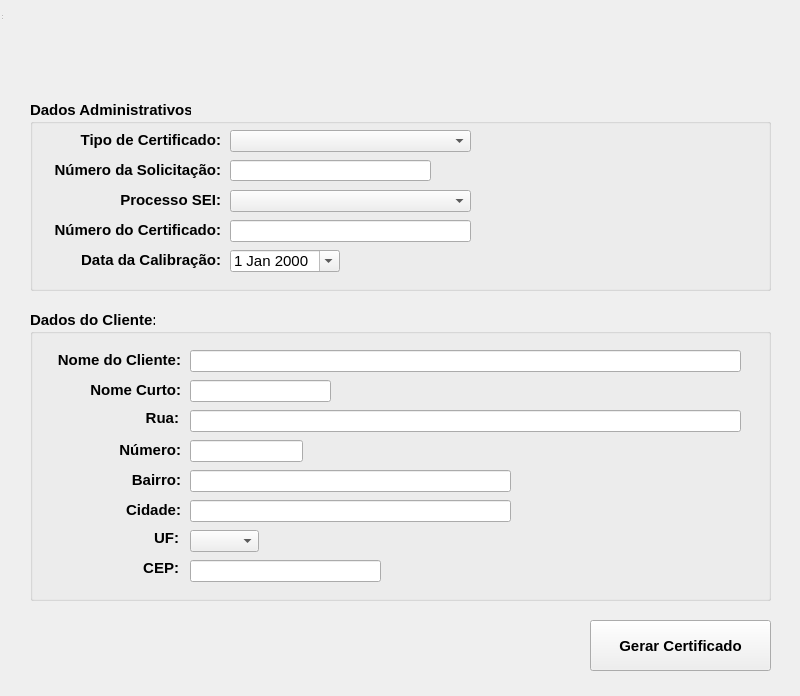
<?xml version="1.0" encoding="UTF-8"?>
<ui version="4.0">
 <class>MainWindow</class>
 <widget class="QWidget" name="MainWindow">
  <property name="geometry">
   <rect>
    <x>0</x>
    <y>0</y>
    <width>800</width>
    <height>696</height>
   </rect>
  </property>
  <property name="font">
   <font>
    <weight>50</weight>
    <bold>false</bold>
   </font>
  </property>
  <property name="windowTitle">
   <string>MainWindow</string>
  </property>
  <widget class="QWidget" name="centralwidget" native="true">
   <property name="geometry">
    <rect>
     <x>10</x>
     <y>-20</y>
     <width>801</width>
     <height>711</height>
    </rect>
   </property>
   <property name="font">
    <font>
     <pointsize>11</pointsize>
     <weight>50</weight>
     <bold>false</bold>
    </font>
   </property>
   <widget class="QGroupBox" name="groupBox">
    <property name="geometry">
     <rect>
      <x>20</x>
      <y>330</y>
      <width>741</width>
      <height>291</height>
     </rect>
    </property>
    <property name="font">
     <font>
      <pointsize>11</pointsize>
      <weight>75</weight>
      <bold>true</bold>
     </font>
    </property>
    <property name="styleSheet">
     <string notr="true">border-color: rgb(0, 0, 127);</string>
    </property>
    <property name="title">
     <string>Dados do Cliente:</string>
    </property>
    <property name="flat">
     <bool>false</bool>
    </property>
    <widget class="QLineEdit" name="lineEdit_street">
     <property name="geometry">
      <rect>
       <x>160</x>
       <y>100</y>
       <width>551</width>
       <height>22</height>
      </rect>
     </property>
    </widget>
    <widget class="QLabel" name="label_6">
     <property name="geometry">
      <rect>
       <x>100</x>
       <y>100</y>
       <width>49</width>
       <height>16</height>
      </rect>
     </property>
     <property name="font">
      <font>
       <pointsize>11</pointsize>
       <weight>75</weight>
       <bold>true</bold>
      </font>
     </property>
     <property name="text">
      <string>Rua:</string>
     </property>
     <property name="alignment">
      <set>Qt::AlignRight|Qt::AlignTrailing|Qt::AlignVCenter</set>
     </property>
    </widget>
    <widget class="QLineEdit" name="lineEdit_streetnum">
     <property name="geometry">
      <rect>
       <x>160</x>
       <y>130</y>
       <width>113</width>
       <height>22</height>
      </rect>
     </property>
    </widget>
    <widget class="QLabel" name="label_13">
     <property name="geometry">
      <rect>
       <x>70</x>
       <y>130</y>
       <width>81</width>
       <height>20</height>
      </rect>
     </property>
     <property name="font">
      <font>
       <pointsize>11</pointsize>
       <weight>75</weight>
       <bold>true</bold>
      </font>
     </property>
     <property name="text">
      <string>Número:</string>
     </property>
     <property name="alignment">
      <set>Qt::AlignRight|Qt::AlignTrailing|Qt::AlignVCenter</set>
     </property>
    </widget>
    <widget class="QLineEdit" name="lineEdit_local">
     <property name="geometry">
      <rect>
       <x>160</x>
       <y>160</y>
       <width>321</width>
       <height>22</height>
      </rect>
     </property>
    </widget>
    <widget class="QLabel" name="label_7">
     <property name="geometry">
      <rect>
       <x>90</x>
       <y>160</y>
       <width>61</width>
       <height>20</height>
      </rect>
     </property>
     <property name="font">
      <font>
       <pointsize>11</pointsize>
       <weight>75</weight>
       <bold>true</bold>
      </font>
     </property>
     <property name="text">
      <string>Bairro:</string>
     </property>
     <property name="alignment">
      <set>Qt::AlignRight|Qt::AlignTrailing|Qt::AlignVCenter</set>
     </property>
    </widget>
    <widget class="QLineEdit" name="lineEdit_city">
     <property name="geometry">
      <rect>
       <x>160</x>
       <y>190</y>
       <width>321</width>
       <height>22</height>
      </rect>
     </property>
    </widget>
    <widget class="QLabel" name="label_14">
     <property name="geometry">
      <rect>
       <x>80</x>
       <y>190</y>
       <width>71</width>
       <height>20</height>
      </rect>
     </property>
     <property name="font">
      <font>
       <pointsize>11</pointsize>
       <weight>75</weight>
       <bold>true</bold>
      </font>
     </property>
     <property name="text">
      <string>Cidade:</string>
     </property>
     <property name="alignment">
      <set>Qt::AlignRight|Qt::AlignTrailing|Qt::AlignVCenter</set>
     </property>
    </widget>
    <widget class="QLabel" name="label_9">
     <property name="geometry">
      <rect>
       <x>100</x>
       <y>220</y>
       <width>49</width>
       <height>16</height>
      </rect>
     </property>
     <property name="font">
      <font>
       <pointsize>11</pointsize>
       <weight>75</weight>
       <bold>true</bold>
      </font>
     </property>
     <property name="text">
      <string>UF:</string>
     </property>
     <property name="alignment">
      <set>Qt::AlignRight|Qt::AlignTrailing|Qt::AlignVCenter</set>
     </property>
    </widget>
    <widget class="QComboBox" name="comboBox_uf">
     <property name="geometry">
      <rect>
       <x>160</x>
       <y>220</y>
       <width>69</width>
       <height>22</height>
      </rect>
     </property>
    </widget>
    <widget class="QLineEdit" name="lineEdit_cep">
     <property name="geometry">
      <rect>
       <x>160</x>
       <y>250</y>
       <width>191</width>
       <height>22</height>
      </rect>
     </property>
    </widget>
    <widget class="QLabel" name="label_12">
     <property name="geometry">
      <rect>
       <x>100</x>
       <y>250</y>
       <width>49</width>
       <height>16</height>
      </rect>
     </property>
     <property name="font">
      <font>
       <pointsize>11</pointsize>
       <weight>75</weight>
       <bold>true</bold>
      </font>
     </property>
     <property name="text">
      <string>CEP:</string>
     </property>
     <property name="alignment">
      <set>Qt::AlignRight|Qt::AlignTrailing|Qt::AlignVCenter</set>
     </property>
    </widget>
    <widget class="QLabel" name="label_5">
     <property name="geometry">
      <rect>
       <x>40</x>
       <y>70</y>
       <width>111</width>
       <height>20</height>
      </rect>
     </property>
     <property name="font">
      <font>
       <pointsize>11</pointsize>
       <weight>75</weight>
       <bold>true</bold>
      </font>
     </property>
     <property name="layoutDirection">
      <enum>Qt::RightToLeft</enum>
     </property>
     <property name="text">
      <string>Nome Curto:</string>
     </property>
     <property name="alignment">
      <set>Qt::AlignRight|Qt::AlignTrailing|Qt::AlignVCenter</set>
     </property>
    </widget>
    <widget class="QLabel" name="label_2">
     <property name="geometry">
      <rect>
       <x>10</x>
       <y>40</y>
       <width>141</width>
       <height>20</height>
      </rect>
     </property>
     <property name="font">
      <font>
       <pointsize>11</pointsize>
       <weight>75</weight>
       <bold>true</bold>
      </font>
     </property>
     <property name="layoutDirection">
      <enum>Qt::RightToLeft</enum>
     </property>
     <property name="text">
      <string>Nome do Cliente:</string>
     </property>
     <property name="alignment">
      <set>Qt::AlignRight|Qt::AlignTrailing|Qt::AlignVCenter</set>
     </property>
    </widget>
    <widget class="QLineEdit" name="lineEdit_cn">
     <property name="geometry">
      <rect>
       <x>160</x>
       <y>40</y>
       <width>551</width>
       <height>22</height>
      </rect>
     </property>
    </widget>
    <widget class="QLineEdit" name="lineEdit_csn">
     <property name="geometry">
      <rect>
       <x>160</x>
       <y>70</y>
       <width>141</width>
       <height>22</height>
      </rect>
     </property>
    </widget>
   </widget>
   <widget class="QPushButton" name="pushButton">
    <property name="geometry">
     <rect>
      <x>580</x>
      <y>640</y>
      <width>181</width>
      <height>51</height>
     </rect>
    </property>
    <property name="font">
     <font>
      <pointsize>11</pointsize>
      <weight>75</weight>
      <bold>true</bold>
     </font>
    </property>
    <property name="text">
     <string>Gerar Certificado</string>
    </property>
   </widget>
   <widget class="QGroupBox" name="groupBox_2">
    <property name="geometry">
     <rect>
      <x>20</x>
      <y>120</y>
      <width>741</width>
      <height>191</height>
     </rect>
    </property>
    <property name="font">
     <font>
      <pointsize>11</pointsize>
      <weight>75</weight>
      <bold>true</bold>
     </font>
    </property>
    <property name="styleSheet">
     <string notr="true">border-color: rgb(0, 0, 127);</string>
    </property>
    <property name="title">
     <string>Dados Administrativos</string>
    </property>
    <widget class="QDateEdit" name="dateEdit">
     <property name="geometry">
      <rect>
       <x>200</x>
       <y>150</y>
       <width>110</width>
       <height>22</height>
      </rect>
     </property>
     <property name="font">
      <font>
       <pointsize>11</pointsize>
       <weight>50</weight>
       <bold>false</bold>
      </font>
     </property>
     <property name="styleSheet">
      <string notr="true">color: rgb(0, 0, 0);</string>
     </property>
     <property name="calendarPopup">
      <bool>true</bool>
     </property>
    </widget>
    <widget class="QLabel" name="label_11">
     <property name="geometry">
      <rect>
       <x>30</x>
       <y>150</y>
       <width>161</width>
       <height>20</height>
      </rect>
     </property>
     <property name="font">
      <font>
       <pointsize>11</pointsize>
       <weight>75</weight>
       <bold>true</bold>
      </font>
     </property>
     <property name="text">
      <string>Data da Calibração:</string>
     </property>
     <property name="alignment">
      <set>Qt::AlignRight|Qt::AlignTrailing|Qt::AlignVCenter</set>
     </property>
    </widget>
    <widget class="QLineEdit" name="lineEdit_numcert">
     <property name="geometry">
      <rect>
       <x>200</x>
       <y>120</y>
       <width>241</width>
       <height>22</height>
      </rect>
     </property>
     <property name="font">
      <font>
       <pointsize>11</pointsize>
       <weight>50</weight>
       <bold>false</bold>
      </font>
     </property>
    </widget>
    <widget class="QLabel" name="label">
     <property name="geometry">
      <rect>
       <x>10</x>
       <y>120</y>
       <width>181</width>
       <height>20</height>
      </rect>
     </property>
     <property name="font">
      <font>
       <pointsize>11</pointsize>
       <weight>75</weight>
       <bold>true</bold>
      </font>
     </property>
     <property name="text">
      <string>Número do Certificado:</string>
     </property>
     <property name="alignment">
      <set>Qt::AlignRight|Qt::AlignTrailing|Qt::AlignVCenter</set>
     </property>
    </widget>
    <widget class="QComboBox" name="comboBox_tipo">
     <property name="geometry">
      <rect>
       <x>200</x>
       <y>30</y>
       <width>241</width>
       <height>22</height>
      </rect>
     </property>
     <property name="font">
      <font>
       <pointsize>11</pointsize>
       <weight>50</weight>
       <bold>false</bold>
      </font>
     </property>
    </widget>
    <widget class="QLabel" name="label_10">
     <property name="geometry">
      <rect>
       <x>30</x>
       <y>30</y>
       <width>161</width>
       <height>20</height>
      </rect>
     </property>
     <property name="font">
      <font>
       <pointsize>11</pointsize>
       <weight>75</weight>
       <bold>true</bold>
      </font>
     </property>
     <property name="text">
      <string>Tipo de Certificado:</string>
     </property>
     <property name="alignment">
      <set>Qt::AlignRight|Qt::AlignTrailing|Qt::AlignVCenter</set>
     </property>
    </widget>
    <widget class="QComboBox" name="comboBox_sei">
     <property name="geometry">
      <rect>
       <x>200</x>
       <y>90</y>
       <width>241</width>
       <height>22</height>
      </rect>
     </property>
     <property name="font">
      <font>
       <pointsize>11</pointsize>
       <weight>50</weight>
       <bold>false</bold>
      </font>
     </property>
    </widget>
    <widget class="QLabel" name="label_3">
     <property name="geometry">
      <rect>
       <x>70</x>
       <y>90</y>
       <width>121</width>
       <height>20</height>
      </rect>
     </property>
     <property name="font">
      <font>
       <pointsize>11</pointsize>
       <weight>75</weight>
       <bold>true</bold>
      </font>
     </property>
     <property name="text">
      <string>Processo SEI:</string>
     </property>
     <property name="alignment">
      <set>Qt::AlignRight|Qt::AlignTrailing|Qt::AlignVCenter</set>
     </property>
    </widget>
    <widget class="QLabel" name="label_4">
     <property name="geometry">
      <rect>
       <x>10</x>
       <y>60</y>
       <width>181</width>
       <height>20</height>
      </rect>
     </property>
     <property name="font">
      <font>
       <pointsize>11</pointsize>
       <weight>75</weight>
       <bold>true</bold>
      </font>
     </property>
     <property name="text">
      <string>Número da Solicitação:</string>
     </property>
     <property name="alignment">
      <set>Qt::AlignRight|Qt::AlignTrailing|Qt::AlignVCenter</set>
     </property>
    </widget>
    <widget class="QLineEdit" name="lineEdit">
     <property name="geometry">
      <rect>
       <x>200</x>
       <y>60</y>
       <width>201</width>
       <height>21</height>
      </rect>
     </property>
    </widget>
   </widget>
  </widget>
  <widget class="QStatusBar" name="statusbar">
   <property name="geometry">
    <rect>
     <x>0</x>
     <y>0</y>
     <width>3</width>
     <height>21</height>
    </rect>
   </property>
  </widget>
 </widget>
 <resources/>
 <connections/>
</ui>
